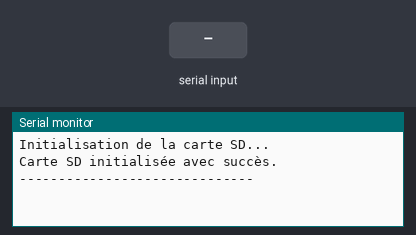
This sketch was run on a simulated Arduino Uno, built with avr-gcc and run on an emulated ATmega328P. Parts: the last lines printed to the serial monitor. Inputs (shaded band) come from the test bench. Storage starts empty.

Above: at 1.2 s.
1.3 s: "1\n" received over Serial
At 3.5 s:
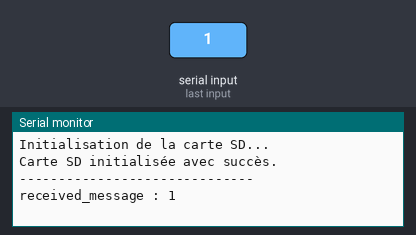
3.8 s: "0\n" received over Serial
At 5.2 s:
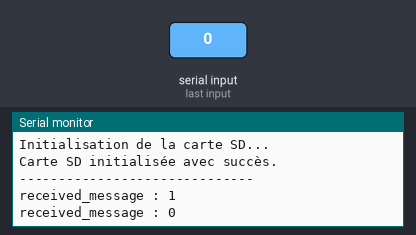
5.3 s: "2\n" received over Serial
At 6.7 s:
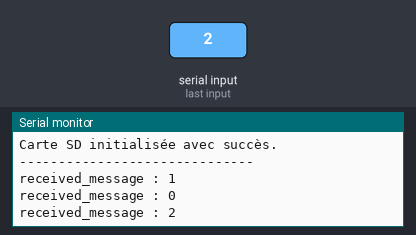

The sketch:

sketch_may31a_SDcard_fonctions_v5.ino
```cpp
//#include <SPI.h>
#include <SD.h>

//#define baudrate = 9600;
const int baudrate = 9600;

//#define debug 0   //mode debuggage avec affichages: 1 si activé, 0 sinon
const bool debug=1; //mode debuggage avec affichages: 1 si activé, 0 sinon


const int chipSelectPin = 4; // Broche CS du shield
  /* ATTENTION : il faut bien choisir le pin.
  // Arduino Ethernet shield, SEEDSTUDIO SD CARD SHIELD : pin 4
  // Adafruit SD shields and modules: pin 10
  // Sparkfun SD shield: pin 8
  // MKRZero SD: SDCARD_SS_PIN
  */

const char* file="data007.txt";

bool initSDcard_status = 0;
bool initUART_status = 0;
bool initSPI_status = 0;
char received_value=0;


/* Fonction initSDcard********************************************************************************************
  // Paramètres :
  // - chipSelect : le numéro de broche utilisé pour la communication avec la carte SD
  // Retour :
  // - booléen : true si la carte SD est initialisée avec succès, false sinon
*/
bool initSDcard(){
  if (debug) {
    Serial.print("\n");
    Serial.println("Initialisation de la carte SD...");
  }
  // Vérification de la présence de la carte SD

  bool begin_status=0;

  while(!SD.begin(chipSelectPin)) {
    if (debug) {
      Serial.println("Erreur lors de l'initialisation de la carte SD. Vérifiez que la carte est bien insérée.");
    }
    begin_status=0; //Carte SD non reconnue
  }
  begin_status=1; //Carte SD trouvée
  if (debug) {
    Serial.println("Carte SD initialisée avec succès.");
    Serial.println("------------------------------");
  }
  return(begin_status);
}

bool initUART(int baudrate){
  Serial.begin(baudrate);
    while (!Serial) {
    bool begin_status=0; }// wait for serial port to connect. Needed for  native USB port only
  bool begin_status=1;
  return(begin_status);
}

/* Fonction save2SD : ouvre un fichier dans la carte SD, ecrit une valeur dedans puis le referme.*************************
  // Paramètre :
  // - filepath : le chemin d'accès et le nom du fichier à sauvegarder
  // - value : ce qu'il faut ecrire dans le fichier (ici un char)
*/
void save2SD(const char* filepath, String value){
  // Ouverture du fichier sur la carte SD en mode écriture
    File dataFile = SD.open(filepath, FILE_WRITE);
    //ATTENTION : la taille du nom de fichier ne peut pas exceder 8 caractères
  // Vérification si le fichier a pu être ouvert
    if (dataFile) {
      // Écriture des données dans le fichier

        //dataFile.println(dataString);
        dataFile.print(value);

      // Fermeture du fichier
        dataFile.close();
    }
    else {
      if (debug) {
        Serial.println("Erreur lors de l'ouverture du fichier.");
      }

    }
}


void setup() {
  //Initialisation de la communication UART
  bool initUART_status = initUART(baudrate);

  // Initialisation de la communication SPI
  //SPI.begin();                                  //supprimer?

  // Initialisation de la SD Card
  bool initSDcard_status = initSDcard();
}

String read_trame_TSEN(){
  String received_message = Serial.readStringUntil('\r')+'\n';
  if(debug){
    Serial.print("received_message : "+received_message);
  }
  return (received_message);
}


void loop() {

  // si l'UART de UNO recoit quelque chose de LEONARDO:
    if(Serial.available()>0){

    // received_value=Serial.read();
    // //mouchard (affichage reception)
    // Serial.print(received_value);
    // save2SD(file,received_value);

    String trame_TSEN = read_trame_TSEN();


    save2SD(file,trame_TSEN);

  }

}
```

Measured:
- after the input at 1.3 s, the serial monitor: prints a new line after 1.0 s (image 1)
- after the input at 3.8 s, the serial monitor: prints a new line after 1.0 s (image 2)
- after the input at 5.3 s, the serial monitor: prints a new line after 1.0 s (image 3)
